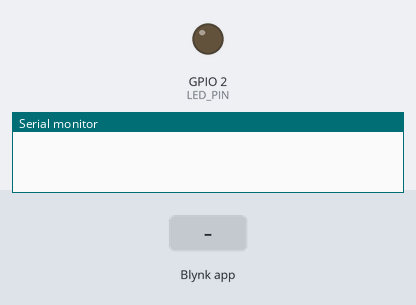
Simulated run of this sketch. Board: ESP8266 (Wemos D1 mini). Shown: output pins drawn as LEDs (lit = HIGH), the last lines printed to the serial monitor. Inputs (shaded band) come from the test bench.

Above: at 3.1 s.
3.2 s: Blynk app writes 1 to V0
At 4.4 s:
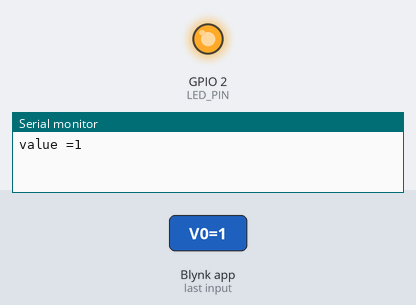
4.7 s: Blynk app writes 0 to V0
At 5.6 s:
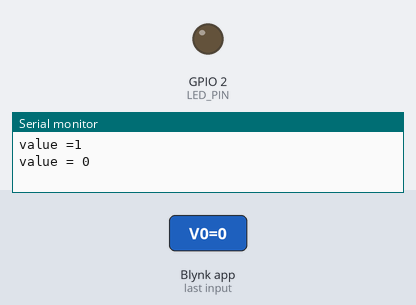
Timing chart, 0 to 7.7 s (numbered marks = the images above; inputs shaded):
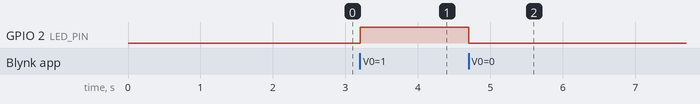

Measured:
- after the input at 3.2 s, GPIO 2 (LED_PIN): LOW → HIGH at once
- after the input at 4.7 s, GPIO 2 (LED_PIN): HIGH → LOW at once

The sketch:

sketch_feb6a.ino
```cpp
#define BLYNK_PRINT Serial
#define BLYNK_TEMPLATE_ID "TMPL4YnrPIMvg"
#define BLYNK_TEMPLATE_NAME "LED ESP32"
//#define BLYNK_AUTH_TOKEN "LN3NX-_zRBTWiUJxUbEGpiiDuO5h4S_o"
#define BLYNK_FIRMWARE_VERSION        "0.1.0"

#define APP_DEBUG

#include "BlynkEdgent.h"

#define LED_PIN 2  // Use pin 2 for LED (change it, if your board uses another pin)


// V0 is a datastream used to transfer and store LED switch state.
// Evey time you use the LED switch in the app, this function
// will listen and update the state on device
BLYNK_WRITE(V0)
{
  // Local variable `value` stores the incoming LED switch state (1 or 0)
  // Based on this value, the physical LED on the board will be on or off:
  int value = param.asInt();

  if (value == 1) {
    digitalWrite(LED_PIN, HIGH);
    Serial.print("value =");
    Serial.println(value);
  } else {
    digitalWrite(LED_PIN, LOW);
    Serial.print("value = ");
    Serial.println(value);
  }
}
void setup()
{
  pinMode(LED_PIN, OUTPUT);

  // Debug console. Make sure you have the same baud rate selected in your serial monitor
  Serial.begin(115200);
  delay(100);

  BlynkEdgent.begin();
}

void loop() {
  BlynkEdgent.run();
  delay(10);
}
```
